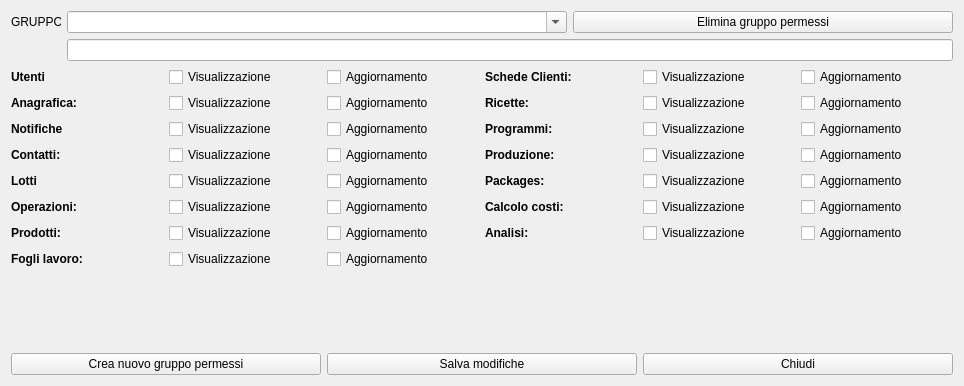
<?xml version="1.0" encoding="UTF-8"?>
<ui version="4.0">
 <class>HGroups</class>
 <widget class="QWidget" name="HGroups">
  <property name="windowModality">
   <enum>Qt::ApplicationModal</enum>
  </property>
  <property name="geometry">
   <rect>
    <x>0</x>
    <y>0</y>
    <width>964</width>
    <height>386</height>
   </rect>
  </property>
  <property name="windowTitle">
   <string>Gestione Gruppi</string>
  </property>
  <property name="windowIcon">
   <iconset resource="icons.qrc">
    <normaloff>:/Resources/user-group-icon.png</normaloff>:/Resources/user-group-icon.png</iconset>
  </property>
  <layout class="QVBoxLayout" name="verticalLayout_2">
   <item>
    <layout class="QVBoxLayout" name="verticalLayout">
     <item>
      <layout class="QGridLayout" name="gridLayout_3">
       <item row="0" column="1">
        <widget class="QComboBox" name="cbGruppi">
         <property name="minimumSize">
          <size>
           <width>500</width>
           <height>0</height>
          </size>
         </property>
         <property name="maximumSize">
          <size>
           <width>500</width>
           <height>16777215</height>
          </size>
         </property>
         <property name="editable">
          <bool>true</bool>
         </property>
        </widget>
       </item>
       <item row="0" column="2">
        <widget class="QPushButton" name="pbDelete">
         <property name="text">
          <string>Elimina gruppo permessi</string>
         </property>
         <property name="icon">
          <iconset resource="icons.qrc">
           <normaloff>:/Resources/Banned-Sign.PNG</normaloff>:/Resources/Banned-Sign.PNG</iconset>
         </property>
         <property name="iconSize">
          <size>
           <width>32</width>
           <height>32</height>
          </size>
         </property>
        </widget>
       </item>
       <item row="0" column="0">
        <widget class="QLabel" name="lb_gruppo">
         <property name="minimumSize">
          <size>
           <width>50</width>
           <height>0</height>
          </size>
         </property>
         <property name="maximumSize">
          <size>
           <width>50</width>
           <height>16777215</height>
          </size>
         </property>
         <property name="text">
          <string>GRUPPO:</string>
         </property>
        </widget>
       </item>
      </layout>
     </item>
     <item>
      <layout class="QGridLayout" name="gridLayout_4">
       <item row="0" column="0">
        <widget class="QLabel" name="spacer">
         <property name="minimumSize">
          <size>
           <width>50</width>
           <height>0</height>
          </size>
         </property>
         <property name="maximumSize">
          <size>
           <width>50</width>
           <height>16777215</height>
          </size>
         </property>
         <property name="text">
          <string/>
         </property>
        </widget>
       </item>
       <item row="0" column="1">
        <widget class="QLineEdit" name="leDesc"/>
       </item>
      </layout>
     </item>
    </layout>
   </item>
   <item>
    <layout class="QHBoxLayout" name="horizontalLayout">
     <item>
      <layout class="QGridLayout" name="gridLayout">
       <item row="5" column="1">
        <widget class="QCheckBox" name="cbVistaOperazioni">
         <property name="text">
          <string>Visualizzazione</string>
         </property>
        </widget>
       </item>
       <item row="2" column="2">
        <widget class="QCheckBox" name="cbUpdateNotifiche">
         <property name="text">
          <string>Aggiornamento</string>
         </property>
        </widget>
       </item>
       <item row="1" column="1">
        <widget class="QCheckBox" name="cbVistaAnagrafica">
         <property name="text">
          <string>Visualizzazione</string>
         </property>
        </widget>
       </item>
       <item row="6" column="1">
        <widget class="QCheckBox" name="cbVistaProdotti">
         <property name="text">
          <string>Visualizzazione</string>
         </property>
        </widget>
       </item>
       <item row="0" column="2">
        <widget class="QCheckBox" name="cbUpdateUtenti">
         <property name="text">
          <string>Aggiornamento</string>
         </property>
        </widget>
       </item>
       <item row="6" column="2">
        <widget class="QCheckBox" name="cbUpdateProdotti">
         <property name="text">
          <string>Aggiornamento</string>
         </property>
        </widget>
       </item>
       <item row="1" column="0">
        <widget class="QLabel" name="label_3">
         <property name="font">
          <font>
           <bold>true</bold>
          </font>
         </property>
         <property name="text">
          <string>Anagrafica:</string>
         </property>
        </widget>
       </item>
       <item row="6" column="0">
        <widget class="QLabel" name="label_8">
         <property name="font">
          <font>
           <bold>true</bold>
          </font>
         </property>
         <property name="text">
          <string>Prodotti:</string>
         </property>
        </widget>
       </item>
       <item row="1" column="2">
        <widget class="QCheckBox" name="cbUpdateAnagrafica">
         <property name="text">
          <string>Aggiornamento</string>
         </property>
        </widget>
       </item>
       <item row="2" column="0">
        <widget class="QLabel" name="label_4">
         <property name="font">
          <font>
           <bold>true</bold>
          </font>
         </property>
         <property name="text">
          <string>Notifiche</string>
         </property>
        </widget>
       </item>
       <item row="0" column="0">
        <widget class="QLabel" name="label_2">
         <property name="font">
          <font>
           <bold>true</bold>
          </font>
         </property>
         <property name="text">
          <string>Utenti</string>
         </property>
        </widget>
       </item>
       <item row="5" column="2">
        <widget class="QCheckBox" name="cbUpdateOperazioni">
         <property name="text">
          <string>Aggiornamento</string>
         </property>
        </widget>
       </item>
       <item row="4" column="0">
        <widget class="QLabel" name="label_7">
         <property name="font">
          <font>
           <bold>true</bold>
          </font>
         </property>
         <property name="text">
          <string>Lotti</string>
         </property>
        </widget>
       </item>
       <item row="3" column="0">
        <widget class="QLabel" name="label_6">
         <property name="font">
          <font>
           <bold>true</bold>
          </font>
         </property>
         <property name="text">
          <string>Contatti:</string>
         </property>
        </widget>
       </item>
       <item row="0" column="1">
        <widget class="QCheckBox" name="cbVistaUtenti">
         <property name="text">
          <string>Visualizzazione</string>
         </property>
        </widget>
       </item>
       <item row="5" column="0">
        <widget class="QLabel" name="label_5">
         <property name="font">
          <font>
           <bold>true</bold>
          </font>
         </property>
         <property name="text">
          <string>Operazioni:</string>
         </property>
        </widget>
       </item>
       <item row="4" column="1">
        <widget class="QCheckBox" name="cbVistaLotti">
         <property name="text">
          <string>Visualizzazione</string>
         </property>
        </widget>
       </item>
       <item row="4" column="2">
        <widget class="QCheckBox" name="cbUpdateLotti">
         <property name="text">
          <string>Aggiornamento</string>
         </property>
        </widget>
       </item>
       <item row="3" column="1">
        <widget class="QCheckBox" name="cbVistacontatti">
         <property name="text">
          <string>Visualizzazione</string>
         </property>
        </widget>
       </item>
       <item row="3" column="2">
        <widget class="QCheckBox" name="cbUpdateContatti">
         <property name="text">
          <string>Aggiornamento</string>
         </property>
        </widget>
       </item>
       <item row="2" column="1">
        <widget class="QCheckBox" name="cbVistaNotifiche">
         <property name="text">
          <string>Visualizzazione</string>
         </property>
        </widget>
       </item>
       <item row="7" column="0">
        <widget class="QLabel" name="label">
         <property name="font">
          <font>
           <bold>true</bold>
          </font>
         </property>
         <property name="text">
          <string>Fogli lavoro:</string>
         </property>
        </widget>
       </item>
       <item row="7" column="1">
        <widget class="QCheckBox" name="cbVistaFoglilavoro">
         <property name="text">
          <string>Visualizzazione</string>
         </property>
        </widget>
       </item>
       <item row="7" column="2">
        <widget class="QCheckBox" name="cbAggiornaFogliLavoro">
         <property name="text">
          <string>Aggiornamento</string>
         </property>
        </widget>
       </item>
      </layout>
     </item>
     <item>
      <layout class="QGridLayout" name="gridLayout_2">
       <item row="6" column="0">
        <widget class="QLabel" name="label_15">
         <property name="font">
          <font>
           <bold>true</bold>
          </font>
         </property>
         <property name="text">
          <string>Analisi:</string>
         </property>
        </widget>
       </item>
       <item row="4" column="0">
        <widget class="QLabel" name="label_13">
         <property name="font">
          <font>
           <bold>true</bold>
          </font>
         </property>
         <property name="text">
          <string>Packages:</string>
         </property>
        </widget>
       </item>
       <item row="1" column="1">
        <widget class="QCheckBox" name="cbVistaRicette">
         <property name="text">
          <string>Visualizzazione</string>
         </property>
        </widget>
       </item>
       <item row="1" column="0">
        <widget class="QLabel" name="label_10">
         <property name="font">
          <font>
           <bold>true</bold>
          </font>
         </property>
         <property name="text">
          <string>Ricette:</string>
         </property>
        </widget>
       </item>
       <item row="5" column="2">
        <widget class="QCheckBox" name="cbUpdateCalcoloCosti">
         <property name="text">
          <string>Aggiornamento</string>
         </property>
        </widget>
       </item>
       <item row="6" column="2">
        <widget class="QCheckBox" name="cbUpdateAnalisi">
         <property name="text">
          <string>Aggiornamento</string>
         </property>
        </widget>
       </item>
       <item row="3" column="0">
        <widget class="QLabel" name="label_12">
         <property name="font">
          <font>
           <bold>true</bold>
          </font>
         </property>
         <property name="text">
          <string>Produzione:</string>
         </property>
        </widget>
       </item>
       <item row="2" column="0">
        <widget class="QLabel" name="label_11">
         <property name="font">
          <font>
           <bold>true</bold>
          </font>
         </property>
         <property name="text">
          <string>Programmi:</string>
         </property>
        </widget>
       </item>
       <item row="5" column="1">
        <widget class="QCheckBox" name="cbVistaCalcoloCosti">
         <property name="text">
          <string>Visualizzazione</string>
         </property>
        </widget>
       </item>
       <item row="3" column="2">
        <widget class="QCheckBox" name="cbUpdateProduzione">
         <property name="text">
          <string>Aggiornamento</string>
         </property>
        </widget>
       </item>
       <item row="1" column="2">
        <widget class="QCheckBox" name="cbUpdateRicette">
         <property name="text">
          <string>Aggiornamento</string>
         </property>
        </widget>
       </item>
       <item row="2" column="1">
        <widget class="QCheckBox" name="cbVistaProgrammi">
         <property name="text">
          <string>Visualizzazione</string>
         </property>
        </widget>
       </item>
       <item row="0" column="2">
        <widget class="QCheckBox" name="cbUpdateSchede">
         <property name="text">
          <string>Aggiornamento</string>
         </property>
        </widget>
       </item>
       <item row="4" column="1">
        <widget class="QCheckBox" name="cbVistaPackages">
         <property name="text">
          <string>Visualizzazione</string>
         </property>
        </widget>
       </item>
       <item row="5" column="0">
        <widget class="QLabel" name="label_14">
         <property name="font">
          <font>
           <bold>true</bold>
          </font>
         </property>
         <property name="text">
          <string>Calcolo costi:</string>
         </property>
        </widget>
       </item>
       <item row="4" column="2">
        <widget class="QCheckBox" name="cbUpdatePackages">
         <property name="text">
          <string>Aggiornamento</string>
         </property>
        </widget>
       </item>
       <item row="3" column="1">
        <widget class="QCheckBox" name="cbVistaProduzione">
         <property name="text">
          <string>Visualizzazione</string>
         </property>
        </widget>
       </item>
       <item row="0" column="1">
        <widget class="QCheckBox" name="cbVistaSchede">
         <property name="text">
          <string>Visualizzazione</string>
         </property>
        </widget>
       </item>
       <item row="6" column="1">
        <widget class="QCheckBox" name="cbVistaAnalisi">
         <property name="text">
          <string>Visualizzazione</string>
         </property>
        </widget>
       </item>
       <item row="0" column="0">
        <widget class="QLabel" name="label_9">
         <property name="font">
          <font>
           <bold>true</bold>
          </font>
         </property>
         <property name="text">
          <string>Schede Clienti:</string>
         </property>
        </widget>
       </item>
       <item row="2" column="2">
        <widget class="QCheckBox" name="cbUpdateProgrammi">
         <property name="text">
          <string>Aggiornamento</string>
         </property>
        </widget>
       </item>
       <item row="7" column="1">
        <widget class="QLabel" name="label_16">
         <property name="text">
          <string/>
         </property>
        </widget>
       </item>
      </layout>
     </item>
    </layout>
   </item>
   <item>
    <spacer name="verticalSpacer">
     <property name="orientation">
      <enum>Qt::Vertical</enum>
     </property>
     <property name="sizeHint" stdset="0">
      <size>
       <width>20</width>
       <height>40</height>
      </size>
     </property>
    </spacer>
   </item>
   <item>
    <layout class="QHBoxLayout" name="horizontalLayout_4">
     <item>
      <widget class="QPushButton" name="pbCreateGroup">
       <property name="text">
        <string>Crea nuovo gruppo permessi</string>
       </property>
       <property name="icon">
        <iconset resource="icons.qrc">
         <normaloff>:/Resources/user-group-icon.png</normaloff>:/Resources/user-group-icon.png</iconset>
       </property>
       <property name="iconSize">
        <size>
         <width>32</width>
         <height>32</height>
        </size>
       </property>
      </widget>
     </item>
     <item>
      <widget class="QPushButton" name="pbSave">
       <property name="text">
        <string>Salva modifiche</string>
       </property>
       <property name="icon">
        <iconset resource="icons.qrc">
         <normaloff>:/Resources/save-icon.png</normaloff>:/Resources/save-icon.png</iconset>
       </property>
       <property name="iconSize">
        <size>
         <width>32</width>
         <height>32</height>
        </size>
       </property>
      </widget>
     </item>
     <item>
      <widget class="QPushButton" name="pbClose">
       <property name="text">
        <string>Chiudi</string>
       </property>
       <property name="icon">
        <iconset resource="icons.qrc">
         <normaloff>:/Resources/Actions-window-close-icon.png</normaloff>:/Resources/Actions-window-close-icon.png</iconset>
       </property>
       <property name="iconSize">
        <size>
         <width>32</width>
         <height>32</height>
        </size>
       </property>
      </widget>
     </item>
    </layout>
   </item>
  </layout>
 </widget>
 <resources>
  <include location="icons.qrc"/>
 </resources>
 <connections/>
</ui>
